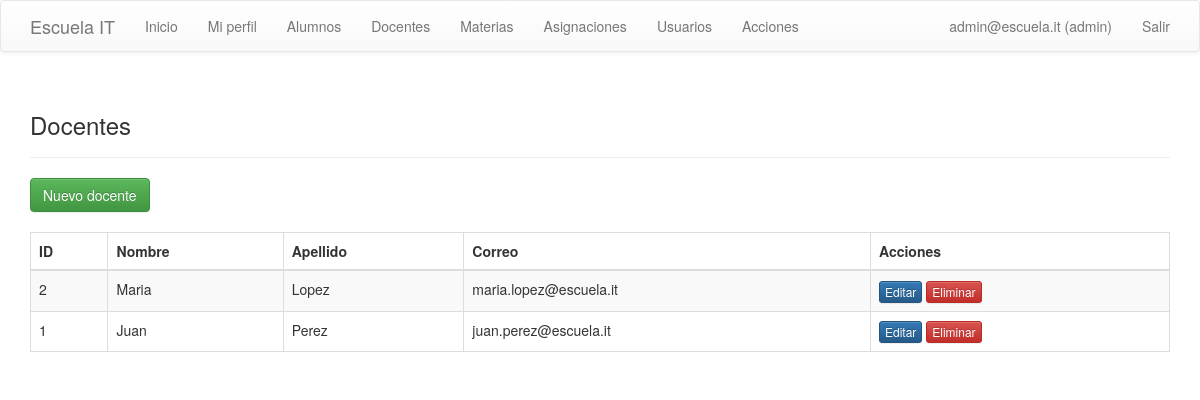
Page /index.php?controller=docentes&action=index (signed in) on the committed database.
### tables this page shows
CREATE TABLE docentes (
    id INT AUTO_INCREMENT PRIMARY KEY,
    nombre VARCHAR(50) NOT NULL,
    apellido VARCHAR(50) NOT NULL,
    sexo TINYINT NOT NULL,
    fecha_nacimiento DATE DEFAULT NULL,
    fecha_registro DATE DEFAULT NULL,
    foto VARCHAR(50) NOT NULL,
    correo VARCHAR(50) NOT NULL
);

### controllers/BaseCrudController.php (called while the page is built, shortened)
<?php
class BaseCrudController
{
    protected function view($template, $data = array())
    {
        extract($data);
        require BASE_PATH . '/views/layout/header.php';
        require BASE_PATH . '/views/' . $template . '.php';
        require BASE_PATH . '/views/layout/footer.php';
    }
    protected function paginateRows(array $rows, $page = 1, $perPage = 10)
    {
        $page = max(1, (int) $page);
        $perPage = max(1, (int) $perPage);
        $total = count($rows);
        $pages = max(1, (int) ceil($total / $perPage));
        $page = min($page, $pages);
        return array(
            'rows' => array_slice($rows, ($page - 1) * $perPage, $perPage),
            'page' => $page,
            'perPage' => $perPage,
            'total' => $total,
            'pages' => $pages,
        );
    }
}

### controllers/DocentesController.php (called while the page is built, shortened)
<?php
require_once BASE_PATH . '/controllers/BaseCrudController.php';
require_once BASE_PATH . '/models/DocenteModel.php';
class DocentesController extends BaseCrudController
{
    private $model;
    public function __construct()
    {
        $this->model = new DocenteModel();
    }
    public function index()
    {
        $rows = $this->paginateRows($this->model->all(), isset($_GET['page']) ? (int) $_GET['page'] : 1, 10);
        $this->view('docentes/index', $rows);
    }
}

### index.php (called while the page is built, shortened)
<?php
$action = isset($_GET['action']) ? $_GET['action'] : (isset($_SESSION['user']) ? 'index' : 'login');
$controller = new $controllerMap[$controllerName]();
$controller->$action();

### config/database.php (called while the page is built)
<?php
class Database
{
    public static function connect()
    {
        $host = getenv('DB_HOST') ? getenv('DB_HOST') : 'localhost';
        $dbname = getenv('DB_NAME') ? getenv('DB_NAME') : 'name_db';
        $user = getenv('DB_USER') ? getenv('DB_USER') : 'user_db';
        $pass = getenv('DB_PASS') ? getenv('DB_PASS') : 'user_pass';
        $charset = getenv('DB_CHARSET') ? getenv('DB_CHARSET') : 'utf8';
        $dsn = 'mysql:host=' . $host . ';dbname=' . $dbname . ';charset=' . $charset;
        return new PDO($dsn, $user, $pass, array(
            PDO::ATTR_ERRMODE => PDO::ERRMODE_EXCEPTION,
            PDO::ATTR_DEFAULT_FETCH_MODE => PDO::FETCH_ASSOC,
            PDO::ATTR_EMULATE_PREPARES => false,
        ));
    }
}

### models/BaseModel.php (called while the page is built, shortened)
<?php
require_once BASE_PATH . '/config/database.php';
class BaseModel
{
    public function __construct()
    {
        $this->pdo = Database::connect();
    }
}

### models/DocenteModel.php (called while the page is built, shortened)
<?php
require_once BASE_PATH . '/models/BaseModel.php';
class DocenteModel extends BaseModel
{
    public function all()
    {
        return $this->pdo->query('SELECT * FROM docentes ORDER BY id DESC')->fetchAll();
    }
}

### views/docentes/index.php (the view, shortened to what this page needs)
<div class="page-header">
    <h3>Docentes</h3>
</div>
<a class="btn btn-success" href="index.php?controller=docentes&action=form">Nuevo docente</a>
<br><br>
<table class="table table-bordered table-striped">
    <thead>
    <tr>
        <th>ID</th><th>Nombre</th><th>Apellido</th><th>Correo</th><th>Acciones</th>
    </tr>
    </thead>
    <tbody>
    <?php foreach ($rows as $r): ?>
        <tr>
            <td><?php echo (int) $r['id']; ?></td>
            <td><?php echo htmlspecialchars($r['nombre']); ?></td>
            <td><?php echo htmlspecialchars($r['apellido']); ?></td>
            <td><?php echo htmlspecialchars($r['correo']); ?></td>
            <td>
                <a class="btn btn-primary btn-xs" href="index.php?controller=docentes&action=form&id=<?php echo (int) $r['id']; ?>">Editar</a>
                <a class="btn btn-danger btn-xs" href="index.php?controller=docentes&action=delete&id=<?php echo (int) $r['id']; ?>" onclick="return confirm('¿Eliminar registro?');">Eliminar</a>
            </td>
        </tr>
    <?php endforeach; ?>
    </tbody>
</table>

### rows in the picture
docentes: id "2", nombre "Maria", apellido "Lopez", correo "maria.lopez@escuela.it"
docentes: id "1", nombre "Juan", apellido "Perez", correo "juan.perez@escuela.it"

### other values in the picture
$user['correo'] "admin@escuela.it"
$roleLabel "admin"
